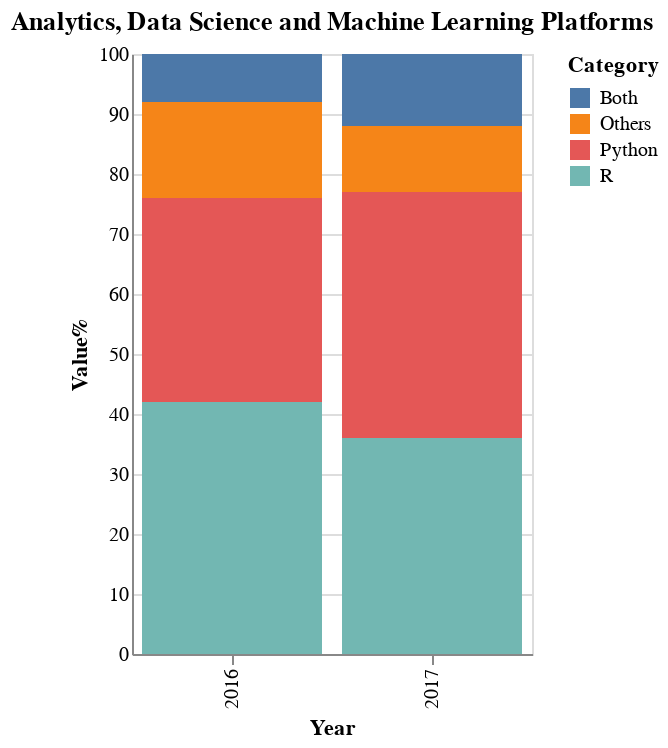

The code cell stored with this chart in its notebook:
### Code cell
stacked_bar = alt.Chart(source).mark_bar().encode(
    x=alt.X('Year:N'),  
    y=alt.Y('Value%:Q', axis=alt.Axis( ticks=False)),
    color = alt.Color('Category:N'),
).properties(width=200, height=300, title = 'Analytics, Data Science and Machine Learning Platforms')

stacked_bar

# this plot presents in easy manner the distribution of languagues used and we can  compare them side by side, espiecially the bottom one

### Figure 1 — Vega-Lite specification as saved in the notebook (floating-point values rounded to 4 significant figures)
{"config": {"view": {"continuousWidth": 300, "continuousHeight": 300}}, "data": {"name": "data-8df9324917863ca63013f1db3c17b3e2"}, "mark": {"type": "bar"}, "encoding": {"color": {"field": "Category", "type": "nominal"}, "x": {"field": "Year", "type": "nominal"}, "y": {"axis": {"ticks": false}, "field": "Value%", "type": "quantitative"}}, "height": 300, "title": "Analytics, Data Science and Machine Learning Platforms", "width": 200, "$schema": "https://vega.github.io/schema/vega-lite/v5.20.1.json", "datasets": {"data-8df9324917863ca63013f1db3c17b3e2": [{"Year": 2016, "Category": "Python", "Value%": 34}, {"Year": 2016, "Category": "R", "Value%": 42}, {"Year": 2016, "Category": "Both", "Value%": 8}, {"Year": 2016, "Category": "Others", "Value%": 16}, {"Year": 2017, "Category": "Python", "Value%": 41}, {"Year": 2017, "Category": "R", "Value%": 36}, {"Year": 2017, "Category": "Both", "Value%": 12}, {"Year": 2017, "Category": "Others", "Value%": 11}]}}
